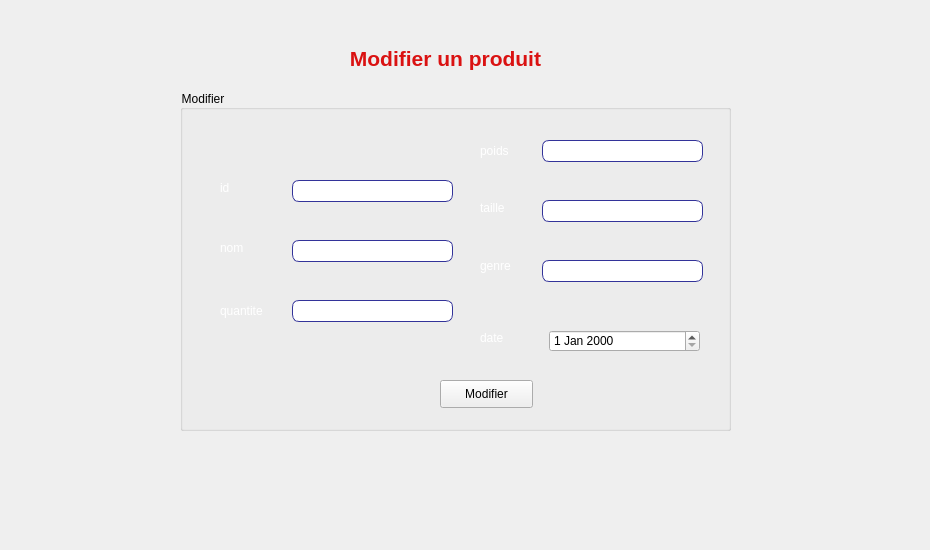
    <widget class="QWidget" name="tab_4">
     <attribute name="title">
      <string>Modifier un produit</string>
     </attribute>
     <widget class="QLabel" name="label_24">
      <property name="geometry">
       <rect>
        <x>0</x>
        <y>-30</y>
        <width>921</width>
        <height>541</height>
       </rect>
      </property>
      <property name="text">
       <string/>
      </property>
      <property name="pixmap">
       <pixmap>../../Downloads/Employe/Employe/istockphoto-587220352-170667a.jpg</pixmap>
      </property>
      <property name="scaledContents">
       <bool>true</bool>
      </property>
     </widget>
     <widget class="QGroupBox" name="Modifier">
      <property name="geometry">
       <rect>
        <x>180</x>
        <y>90</y>
        <width>551</width>
        <height>341</height>
       </rect>
      </property>
      <property name="styleSheet">
       <string notr="true">color: rgb(0,0, 0);
font: 75 11pt &quot;MS Shell Dlg 2&quot;;</string>
      </property>
      <property name="title">
       <string>Modifier</string>
      </property>
      <widget class="QLabel" name="label_50">
       <property name="geometry">
        <rect>
         <x>40</x>
         <y>90</y>
         <width>56</width>
         <height>16</height>
        </rect>
       </property>
       <property name="styleSheet">
        <string notr="true">color:rgb(255, 255, 255);
background-color:rgba(117, 190, 218, 0.0);
font: 11pt &quot;MS Shell Dlg 2&quot;;</string>
       </property>
       <property name="text">
        <string>id</string>
       </property>
      </widget>
      <widget class="QLineEdit" name="id_mod">
       <property name="geometry">
        <rect>
         <x>112</x>
         <y>90</y>
         <width>161</width>
         <height>22</height>
        </rect>
       </property>
       <property name="styleSheet">
        <string notr="true">background-color:rgb(255, 255, 255);
border-width: 1px;
border-color: #339;
border-style: solid;
border-radius: 7;
</string>
       </property>
      </widget>
      <widget class="QLabel" name="label_51">
       <property name="geometry">
        <rect>
         <x>40</x>
         <y>150</y>
         <width>56</width>
         <height>16</height>
        </rect>
       </property>
       <property name="styleSheet">
        <string notr="true">color:rgb(255, 255, 255);
background-color:rgba(117, 190, 218, 0.0);
font: 11pt &quot;MS Shell Dlg 2&quot;;</string>
       </property>
       <property name="text">
        <string>nom</string>
       </property>
      </widget>
      <widget class="QLineEdit" name="nom_mod">
       <property name="geometry">
        <rect>
         <x>112</x>
         <y>150</y>
         <width>161</width>
         <height>22</height>
        </rect>
       </property>
       <property name="styleSheet">
        <string notr="true">background-color:rgb(255, 255, 255);
border-width: 1px;
border-color: #339;
border-style: solid;
border-radius: 7;
</string>
       </property>
      </widget>
      <widget class="QLabel" name="label_52">
       <property name="geometry">
        <rect>
         <x>40</x>
         <y>210</y>
         <width>81</width>
         <height>21</height>
        </rect>
       </property>
       <property name="styleSheet">
        <string notr="true">color:rgb(255, 255, 255);
background-color:rgba(117, 190, 218, 0.0);
font: 11pt &quot;MS Shell Dlg 2&quot;;</string>
       </property>
       <property name="text">
        <string>quantite</string>
       </property>
      </widget>
      <widget class="QLineEdit" name="qte_mod">
       <property name="geometry">
        <rect>
         <x>112</x>
         <y>210</y>
         <width>161</width>
         <height>22</height>
        </rect>
       </property>
       <property name="styleSheet">
        <string notr="true">background-color:rgb(255, 255, 255);
border-width: 1px;
border-color: #339;
border-style: solid;
border-radius: 7;
</string>
       </property>
      </widget>
      <widget class="QLabel" name="label_54">
       <property name="geometry">
        <rect>
         <x>300</x>
         <y>50</y>
         <width>56</width>
         <height>21</height>
        </rect>
       </property>
       <property name="styleSheet">
        <string notr="true">color:rgb(255, 255, 255);
background-color:rgba(117, 190, 218, 0.0);
font: 11pt &quot;MS Shell Dlg 2&quot;;</string>
       </property>
       <property name="text">
        <string>poids</string>
       </property>
      </widget>
      <widget class="QLineEdit" name="poids_mod">
       <property name="geometry">
        <rect>
         <x>362</x>
         <y>50</y>
         <width>161</width>
         <height>22</height>
        </rect>
       </property>
       <property name="styleSheet">
        <string notr="true">background-color:rgb(255, 255, 255);
border-width: 1px;
border-color: #339;
border-style: solid;
border-radius: 7;
</string>
       </property>
      </widget>
      <widget class="QLabel" name="label_55">
       <property name="geometry">
        <rect>
         <x>300</x>
         <y>110</y>
         <width>56</width>
         <height>16</height>
        </rect>
       </property>
       <property name="styleSheet">
        <string notr="true">color: rgb(255, 255, 255);color:rgb(255, 255, 255);
background-color:rgba(117, 190, 218, 0.0);
font: 11pt &quot;MS Shell Dlg 2&quot;;</string>
       </property>
       <property name="text">
        <string>taille</string>
       </property>
      </widget>
      <widget class="QLineEdit" name="taille_mod">
       <property name="geometry">
        <rect>
         <x>362</x>
         <y>110</y>
         <width>161</width>
         <height>22</height>
        </rect>
       </property>
       <property name="styleSheet">
        <string notr="true">background-color:rgb(255, 255, 255);
border-width: 1px;
border-color: #339;
border-style: solid;
border-radius: 7;
</string>
       </property>
      </widget>
      <widget class="QLabel" name="label_56">
       <property name="geometry">
        <rect>
         <x>300</x>
         <y>160</y>
         <width>56</width>
         <height>31</height>
        </rect>
       </property>
       <property name="styleSheet">
        <string notr="true">color:rgb(255, 255, 255);
background-color:rgba(117, 190, 218, 0.0);
font: 11pt &quot;MS Shell Dlg 2&quot;;</string>
       </property>
       <property name="text">
        <string>genre</string>
       </property>
      </widget>
      <widget class="QLineEdit" name="genre_mod">
       <property name="geometry">
        <rect>
         <x>362</x>
         <y>170</y>
         <width>161</width>
         <height>22</height>
        </rect>
       </property>
       <property name="styleSheet">
        <string notr="true">background-color:rgb(255, 255, 255);
border-width: 1px;
border-color: #339;
border-style: solid;
border-radius: 7;
</string>
       </property>
      </widget>
      <widget class="QLabel" name="label_57">
       <property name="geometry">
        <rect>
         <x>300</x>
         <y>240</y>
         <width>56</width>
         <height>16</height>
        </rect>
       </property>
       <property name="styleSheet">
        <string notr="true">color:rgb(255, 255, 255);
background-color:rgba(117, 190, 218, 0.0);
font: 11pt &quot;MS Shell Dlg 2&quot;;</string>
       </property>
       <property name="text">
        <string>date</string>
       </property>
      </widget>
      <widget class="QDateEdit" name="date_mod">
       <property name="geometry">
        <rect>
         <x>369</x>
         <y>240</y>
         <width>151</width>
         <height>22</height>
        </rect>
       </property>
       <property name="styleSheet">
        <string notr="true">color: rgb(0,0, 0);
font: 8pt &quot;Arial&quot;;</string>
       </property>
      </widget>
      <widget class="QPushButton" name="pb_modifier">
       <property name="geometry">
        <rect>
         <x>260</x>
         <y>290</y>
         <width>93</width>
         <height>28</height>
        </rect>
       </property>
       <property name="styleSheet">
        <string notr="true">color: rgb(0, 0, 0);
</string>
       </property>
       <property name="text">
        <string>Modifier</string>
       </property>
      </widget>
     </widget>
     <widget class="QLabel" name="label_19">
      <property name="geometry">
       <rect>
        <x>290</x>
        <y>30</y>
        <width>311</width>
        <height>41</height>
       </rect>
      </property>
      <property name="font">
       <font>
        <pointsize>16</pointsize>
        <weight>75</weight>
        <bold>true</bold>
        <underline>false</underline>
       </font>
      </property>
      <property name="styleSheet">
       <string notr="true">color:rgb(218, 18, 18);
background-color: rgba(117, 190, 218, 0.0);</string>
      </property>
      <property name="frameShape">
       <enum>QFrame::NoFrame</enum>
      </property>
      <property name="text">
       <string>Modifier un produit</string>
      </property>
      <property name="alignment">
       <set>Qt::AlignBottom|Qt::AlignHCenter</set>
      </property>
     </widget>
    </widget>
